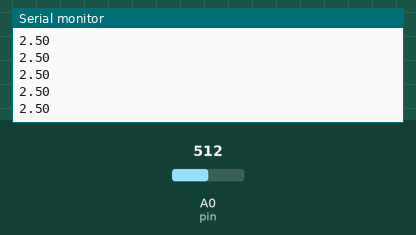
Simulated run of this sketch. Board: Arduino Uno, built with avr-gcc and run on an emulated ATmega328P. Shown: the last lines printed to the serial monitor. Inputs (shaded band) come from the test bench; at power-on: A0 (pin) = 512.

Above: at 1.2 s.
1.3 s: A0 (pin) set to 716
At 1.9 s:
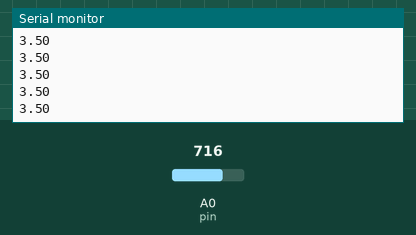
2.8 s: A0 (pin) set to 900
At 3.7 s:
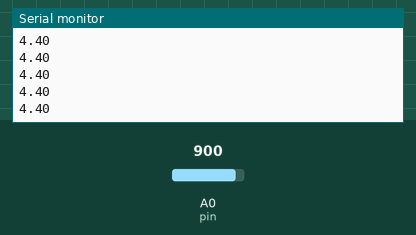
Timing chart, 0 to 5.8 s (numbered marks = the images above; inputs shaded):
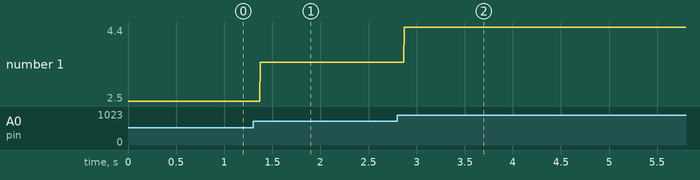

The sketch:

Arduino.ino
```cpp
float volts;
int pin = 0;

void setup() {
  Serial.begin(9600);
}

void loop() {
  volts = 5.0f * ((float)analogRead(pin)/1023.0f);
  Serial.println(String(volts));
  delayMicroseconds(100);
}
```

Measured:
- after the input at 1.3 s, the serial monitor: prints a new line after 0.07 s (image 1)
- after the input at 2.8 s, the serial monitor: prints a new line after 0.07 s (image 2)
- plotted number 1: 2.5 → 3.5 after the input at 1.3 s, 3.5 → 4.4 after the input at 2.8 s
